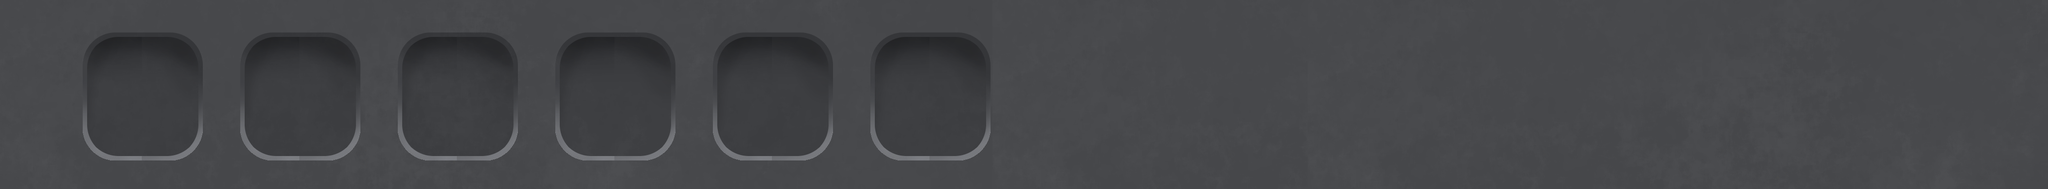

Rendered tile map (Tiled .tmx) drawn with the repository's tilesets; below, a short description and the map source with its tile grids summarised:
An orthogonal 130x12 tile map with 32x32 px tiles, 2 tile layers (Tile Layer 1, front layer), 2 tilesets.

<map version="1.10" tiledversion="1.10.2" orientation="orthogonal" renderorder="right-down" width="130" height="12" tilewidth="32" tileheight="32" infinite="0" nextlayerid="3" nextobjectid="1">
 <tileset firstgid="1" name="TextBox" tilewidth="32" tileheight="32" tilecount="5766" columns="93">
  <image source="TextBox.png" width="3000" height="2000" />
 </tileset>
 <tileset firstgid="5767" name="Background1" tilewidth="32" tileheight="32" tilecount="5766" columns="93">
  <image source="Background1.png" width="3000" height="2000" />
 </tileset>
 <layer id="1" name="Tile Layer 1" width="130" height="12">
  <data>[1560 cells, 1560 non-empty, 814 distinct tile ids]</data>
 </layer>
 <layer id="2" name="front layer" width="130" height="12">
  <data>[1560 cells, 739 non-empty, 110 distinct tile ids]</data>
 </layer>
</map>
